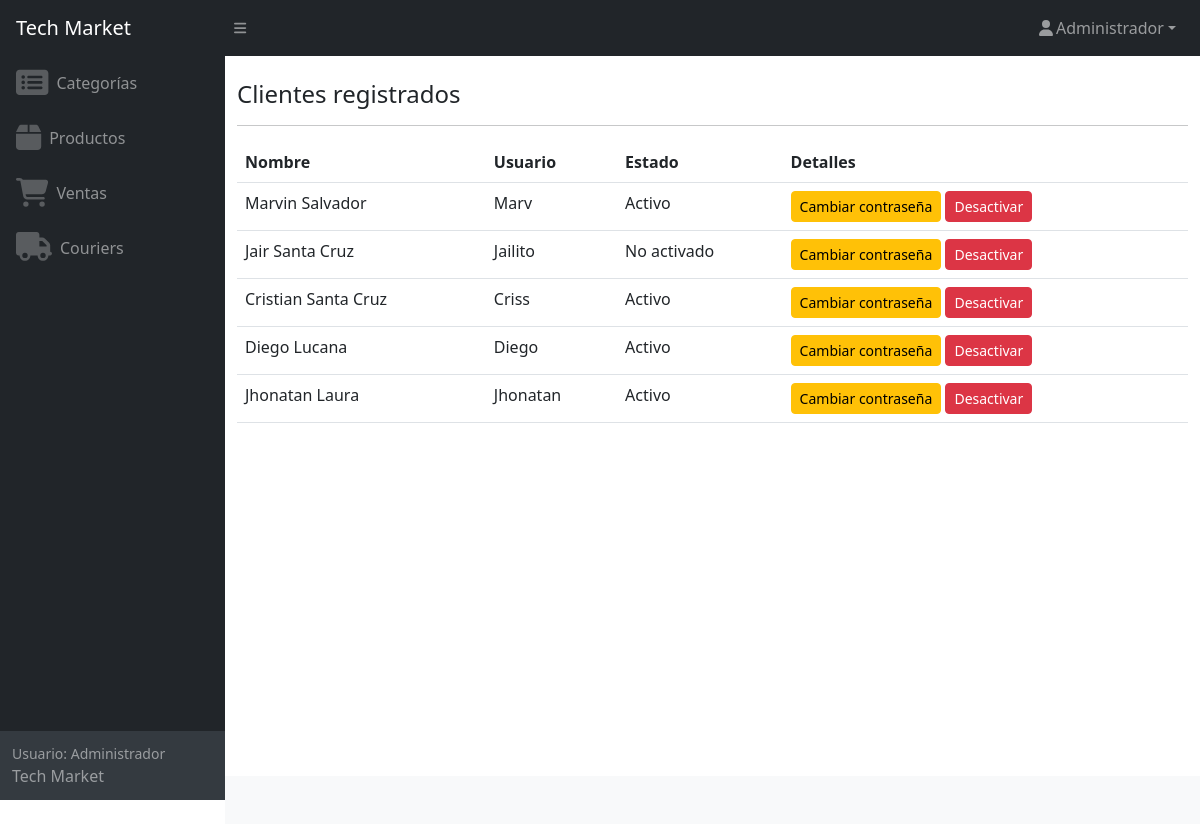
/admin/usuarios/index.php (signed in), run on the app's committed database.
### tables this page shows
CREATE TABLE `usuarios` (
  `id` int(11) NOT NULL,
  `usuario` varchar(30) NOT NULL,
  `password` varchar(120) NOT NULL,
  `activacion` int(11) NOT NULL DEFAULT 1,
  `token` varchar(40) NOT NULL,
  `token_password` varchar(40) DEFAULT NULL,
  `password_request` int(11) NOT NULL DEFAULT 0,
  `id_cliente` int(11) NOT NULL
);

### admin/usuarios/index.php (the view, shortened to what this page needs)
<?php
$db = new Database();
$con = $db->conectar();
$sql = "SELECT usuarios.id, CONCAT(clientes.nombres, ' ', clientes.apellidos) as cliente, usuarios.usuario,
usuarios.activacion,
CASE
    WHEN usuarios.activacion = 1 THEN 'Activo'
    WHEN usuarios.activacion = 0 THEN 'No activado'
    ELSE 'Deshabilitado'
END AS estatus
FROM usuarios INNER JOIN clientes ON usuarios.id_cliente = clientes.id;
";
$resultado = $con->query($sql);
require_once '../header.php';
?>
<main>
    <div class="container">
        <h4>Clientes registrados</h4>
        <hr>
        <table class="table">
            <thead>
                <tr>
                    <th>Nombre</th>
                    <th>Usuario</th>
                    <th>Estado</th>
                    <th>Detalles</th>
                </tr>
            </thead>
            <tbody>
                <?php while ($row = $resultado->fetch(PDO::FETCH_ASSOC)) { ?>
                    <tr>
                        <td><?php echo $row['cliente'] ?></td>
                        <td><?php echo $row['usuario'] ?></td>
                        <td><?php echo $row['estatus'] ?></td>
                        <td>
                            <a href="cambiar_password.php?user_id=<?php echo $row['id'] ?>" class="btn btn-warning btn-sm">Cambiar contraseña</a>
                            <button type="button" class="btn btn-sm btn-danger" data-bs-toggle="modal" data-bs-target="#modalElimina" data-bs-orden="<?= $row['id']; ?>">Desactivar</button>
                        </td>
                    </tr>
                <?php } ?>
            </tbody>
        </table>
    </div>
</main>
<?php include '../footer.php';

### data on the page
usuarios: cliente "Marvin Salvador", usuario "Marv", estatus "Activo"
usuarios: cliente "Jair Santa Cruz", usuario "Jailito", estatus "No activado"
usuarios: cliente "Cristian Santa Cruz", usuario "Criss", estatus "Activo"
usuarios: cliente "Diego Lucana", usuario "Diego", estatus "Activo"
usuarios: cliente "Jhonatan Laura", usuario "Jhonatan", estatus "Activo"

### other printed values
$_SESSION['user_name'] "Administrador"
